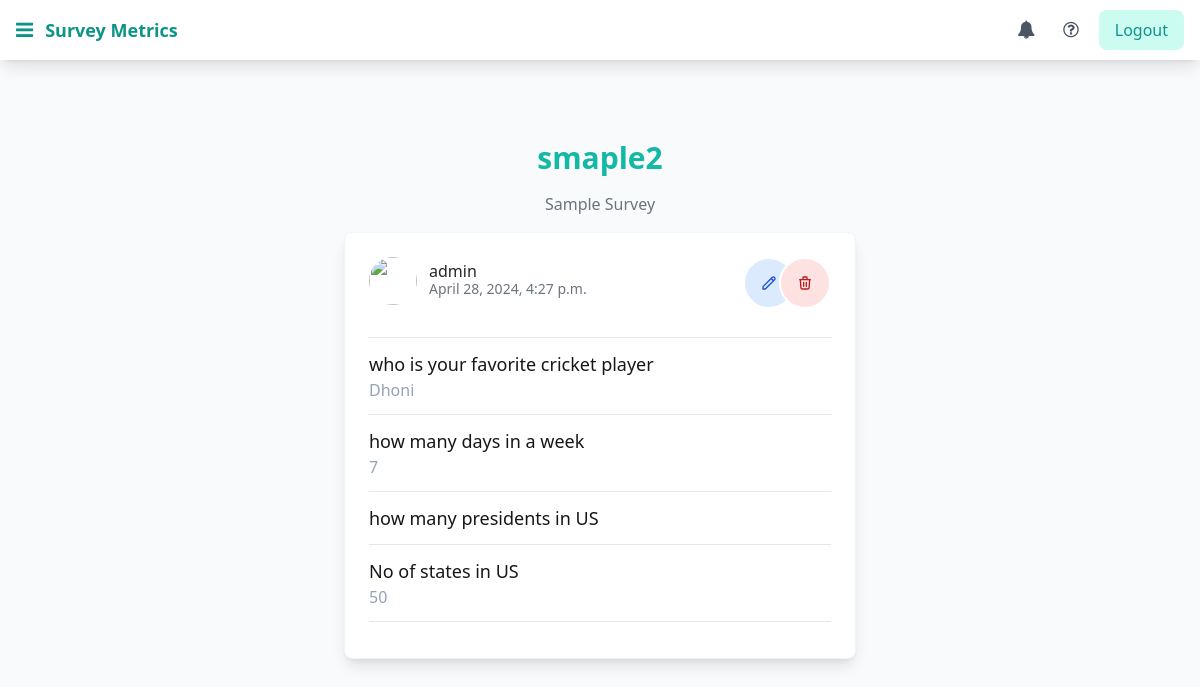
/detail/result/9/ (signed in), run on the app's committed database.
### djf_surveys/models.py (models this page shows, shortened)
class BaseModel(models.Model):
    created_at = models.DateTimeField(auto_now_add=True)
    updated_at = models.DateTimeField(auto_now=True)
    class Meta:
        abstract = True

class Survey(BaseModel):
    name = models.CharField(_("name"), max_length=200)
    description = models.TextField(_("description"), default='')
    slug = models.SlugField(_("slug"), max_length=225, default='')
    valid_until = models.DateTimeField(_("valid until"), blank=True, null=True,
                                       help_text=_("Specify the expiration date for this survey."))
    editable = models.BooleanField(_("editable"), default=True,
                                   help_text=_("If False, user can't edit record."))
    deletable = models.BooleanField(_("deletable"), default=True,
                                    help_text=_("If False, user can't delete record."))
    duplicate_entry = models.BooleanField(_("mutiple submissions"), default=False,
                                          help_text=_("If True, user can resubmit."))
    private_response = models.BooleanField(_("private response"), default=False,
                                           help_text=_("If True, only admin and owner can access."))
    can_anonymous_user = models.BooleanField(_("anonymous submission"), default=False,
                                             help_text=_("If True, user without authentatication can submit."))
    notification_to = models.TextField(_("Notification To"), blank=True, null=True,
                                       help_text=_("Enter your email to be notified when the form is submitted"))
    success_page_content = models.TextField(
        _("Success Page Content"), blank=True, null=True,
        help_text=_("You can override success page content at here. Support HTML syntax")
    )
    start_date = models.DateTimeField(
        _("start date"), blank=True, null=True,
        help_text=_("Date and time when the survey becomes available. Leave blank for immediate availability.")
    )
    end_date = models.DateTimeField(
        _("end date"), blank=True, null=True,
        help_text=_("Date and time when the survey expires. Leave blank for no expiration.")
    )
    target_responses = models.PositiveIntegerField(
        _("target responses"),
        default=100,
        help_text=_("Target number of responses for this survey")
    )
    class Meta:
        verbose_name = _("survey")
        verbose_name_plural = _("surveys")

class UserAnswer(BaseModel):
    survey = models.ForeignKey(Survey, on_delete=models.CASCADE, verbose_name=_("survey"))
    user = models.ForeignKey(get_user_model(), blank=True, null=True, on_delete=models.CASCADE, verbose_name=_("user"))
    class Meta:
        verbose_name = _("user answer")
        verbose_name_plural = _("user answers")
        ordering = ["-updated_at"]
    def get_user_photo(self):
        default_photo = "https://cdn.pixabay.com/photo/2015/10/05/22/37/blank-profile-picture-973460_960_720.png"
        if app_settings.SURVEY_USER_PHOTO_PROFILE:
            try:
                return eval(app_settings.SURVEY_USER_PHOTO_PROFILE)
            except:
                return default_photo
        return default_photo

class Answer(BaseModel):
    question = models.ForeignKey(Question, related_name="answers", on_delete=models.CASCADE, verbose_name=_("question"))
    value = models.TextField(_("value"), help_text=_("The value of the answer given by the user."))
    user_answer = models.ForeignKey(UserAnswer, on_delete=models.CASCADE, verbose_name=_("user answer"))
    class Meta:
        verbose_name = _("answer")
        verbose_name_plural = _("answers")
        ordering = ["question__ordering"]
    @property
    def get_value(self):
        if self.question.type_field == TYPE_FIELD.rating:
            if not self.question.choices:  # use 5 as default for backward compatibility
                self.question.choices = 5
            return create_star(active_star=int(self.value) if self.value else 0, num_stars=int(self.question.choices))
        elif self.question.type_field == TYPE_FIELD.url:
            return mark_safe(f'<a href="{self.value}" target="_blank">{self.value}</a>')
        elif self.question.type_field == TYPE_FIELD.radio or self.question.type_field == TYPE_FIELD.select or \
                self.question.type_field == TYPE_FIELD.multi_select:
            return self.value.strip().replace("_", " ").capitalize()
        else:
            return self.value

class Question(BaseModel):
    TYPE_FIELD = [
        (TYPE_FIELD.text, _("Text")),
        (TYPE_FIELD.number, _("Number")),
        (TYPE_FIELD.radio, _("Radio")),
        (TYPE_FIELD.select, _("Select")),
        (TYPE_FIELD.multi_select, _("Multi Select")),
        (TYPE_FIELD.text_area, _("Text Area")),
        (TYPE_FIELD.url, _("URL")),
        (TYPE_FIELD.email, _("Email")),
        (TYPE_FIELD.date, _("Date")),
        (TYPE_FIELD.rating, _("Rating"))
    ]
    key = models.CharField(
        _("key"), max_length=225, unique=True, null=True, blank=True,
        help_text=_("Unique key for this question, fill in the blank if you want to use for automatic generation.")
    )
    survey = models.ForeignKey(Survey, related_name='questions', on_delete=models.CASCADE, verbose_name=_("survey"))
    label = models.CharField(_("label"), max_length=500, help_text=_("Enter your question in here."))
    type_field = models.PositiveSmallIntegerField(_("type of input field"), choices=TYPE_FIELD)
    choices = models.TextField(
        _("choices"),
        blank=True, null=True,
        help_text=_(
            "If type of field is radio, select, or multi select, fill in the options separated "
            "by commas. Ex: Male, Female.")
    )
    help_text = models.CharField(
        _("help text"),
        max_length=200, blank=True, null=True,
        help_text=_("You can add a help text in here.")
    )
    required = models.BooleanField(_("required"), default=True,
                                   help_text=_("If True, the user must provide an answer to this question."))
    ordering = models.PositiveIntegerField(_("choices"), default=0,
                                           help_text=_("Defines the question order within the surveys."))
    class Meta:
        verbose_name = _("question")
        verbose_name_plural = _("questions")
        ordering = ["ordering"]

### djf_surveys/views.py (the view)
# urls.py: path('detail/result/<int:pk>/', views.DetailResultSurveyView.as_view(), name='detail_result'),
@method_decorator(login_required, name='dispatch')
class DetailResultSurveyView(ContextTitleMixin, DetailView):
    title_page = _("Survey Result")
    template_name = "djf_surveys/detail_result.html"
    model = UserAnswer
    def get_context_data(self, **kwargs):
        context = super().get_context_data(**kwargs)
        context['object'] = self.get_object()
        context['on_detail'] = True
        return context
    def dispatch(self, request, *args, **kwargs):
        user_answer = self.get_object()
        if request.user.is_superuser or user_answer.user == request.user:
            return super().dispatch(request, *args, **kwargs)
        messages.warning(request, gettext("You don't have permission to access this page."))
        return redirect("djf_surveys:index")
    def get_title_page(self):
        return self.get_object().survey.name
    def get_sub_title_page(self):
        return self.get_object().survey.description

### djf_surveys/context_processors.py (called while the page is built)
def surveys_context(request):
    context = {
        'get_master_template': app_settings.SURVEY_MASTER_TEMPLATE,
        'chart_js_src': app_settings.CHART_JS_SRC,
        'get_type_field': get_type_field,
        'link_back_on_success_page': app_settings.SURVEY_LINK_BACK_ON_SUCCESS_PAGE
    }
    return context

### djf_surveys/mixin.py (called while the page is built)
    def get_context_data(self, **kwargs):
        if 'form' not in kwargs:
            kwargs['title'] = self.get_title_page()
            kwargs['title_page'] = self.get_title_page()
            kwargs['sub_title_page'] = self.get_sub_title_page()
        return super().get_context_data(**kwargs)

### djf_surveys/templates/djf_surveys/detail_result.html (shortened to what this page needs)
{% extends get_master_template %}
{% load djf_survey_tags static %}
{% block extra_css %}
    <link rel="stylesheet" href="{% static 'djf_surveys/te-starter/css/tw-elements.min.css' %}">
    <link rel="stylesheet" href="{% static 'djf_surveys/css/rating.css' %}"/>
{% endblock %}
{% block content %}
    <div class="max-w-screen-xl px-4 py-16 mx-auto sm:px-6 lg:px-8">
        <div class="max-w-lg mx-auto">
            <h1 class="text-2xl font-bold text-center text-teal-500 sm:text-3xl">{{ title_page }}</h1>
            <p class="max-w-md mx-auto mt-4 mb-4 text-center text-gray-500">
                {{ sub_title_page }}
            </p>
            {% include 'djf_surveys/components/card_list_answer.html' %}
        </div>
    </div>
{% endblock %}

### djf_surveys/templates/djf_surveys/components/card_list_answer.html (shortened to what this page needs)
<div class="swiper-slide">
    <blockquote class="p-6 border border-gray-100 rounded-lg shadow-lg bg-white">
        {% if object.user == user %}
            <div class="flex -space-x-4 hover:space-x-1 float-right">
                {% if object.survey.editable %}
                    <a href="{% url 'djf_surveys:edit' object.id %}" class="z-20 block p-4 text-blue-700 transition-all bg-blue-100 border-2 border-white rounded-full active:bg-blue-50 hover:scale-110 focus:outline-none focus:ring"
                            type="button">
                        {% include "djf_surveys/buttons/edit_button.html" %}
                    </a>
                {% endif %}
                {% if object.survey.deletable %}
                    <a class="button-delete z-30 block p-4 text-red-700 transition-all bg-red-100 border-2 border-white rounded-full hover:scale-110 focus:outline-none focus:ring active:bg-red-50"
                        data-te-toggle="modal"
                        data-te-target="#modalDelete"
                        data-mdb-object_name="your answer"
                        data-mdb-object_delete_url="{% url 'djf_surveys:delete' object.id %}">
                        {% include "djf_surveys/buttons/delete_button.html" %}
                    </a>
                {% endif %}
            </div>
        {% endif %}
        <cite class="flex items-center mb-8 not-italic">
            <img src="{{ object.get_user_photo }}" alt="" class="object-cover w-12 h-12 rounded-full"/>
            <p class="ml-3 leading-none">
                <span class="block font-medium"> {{ object.user }} </span>
                <span class="text-sm text-gray-500"> {{ object.created_at }} </span>
            </p>
        </cite>
        <hr class="mt-3 mb-3">
        {% for answer in object.answer_set.all %}
            <p class="text-lg text-neutral-900">{{ answer.question.label }}</p>
            <p class="text-slate-400 break-words">{{ answer.get_value }}</p>
            <hr class="mt-3 mb-3">
        {% endfor %}
    </blockquote>
</div>

### data on the page
Survey: name "smaple2", description "Sample Survey"
UserAnswer: user "admin", created_at "April 28, 2024, 4:27 p.m."
Answer: question.label "who is your favorite cricket player", get_value "Dhoni"
Answer: question.label "how many days in a week", get_value "7"
Answer: question.label "how many presidents in US"
Answer: question.label "No of states in US", get_value "50"
